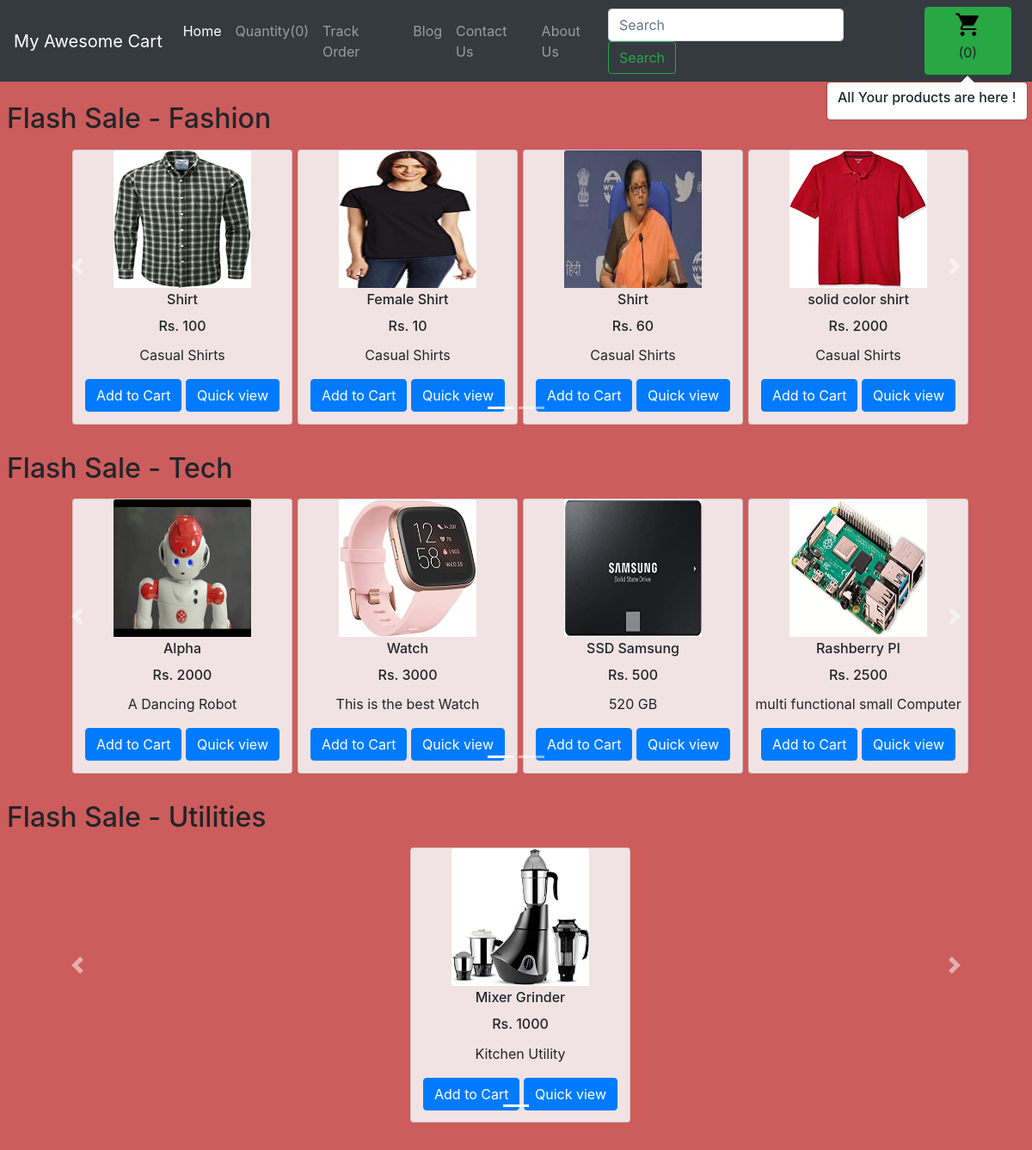
The app's page /shop/ with its own data.
### shop/models.py (models this page shows, shortened)
class Product(models.Model):
    product_id = models.AutoField
    product_name= models.CharField(max_length=50)
    category= models.CharField(max_length=50, default="")
    subcategory= models.CharField(max_length=50, default="")
    price =models.IntegerField(default=0)
    desc = models.CharField(max_length=300)
    pub_date =models.DateField()
    image= models.ImageField(upload_to ="shop/images",default="")

### shop/views.py (the view)
# urls.py: path('', views.index, name="bloghome"),
def index(request):
    allprods = []
    catprods = Product.objects.values('category', 'id')
    cats = {item['category'] for item in catprods}
    for cat in cats:
        prod = Product.objects.filter(category=cat)
        n = len(prod)
        nSlides = n//4 + ceil((n/4)-(n//4))
        range1 = range(1, nSlides)
        allprods.append([prod, range1, nSlides])
    params = {'allprods': allprods}
    return render(request, 'shop/index.html', params)

### shop/templates/shop/index.html (shortened to what this page needs)
{% extends 'shop/basic.html' %}
{% block css %}
{% load static %}
<link rel="stylesheet" href='{% static "shop/a_index_style.css" %}'>
{% endblock %}
{% block body%}
{% load static %}
{% for product, range1, nslides in allprods %}
<div class="row, my-4">
  <div id="carouselExampleIndicators{{forloop.counter}}" class="carousel slide" data-ride="carousel">
    <ol class="carousel-indicators">
      <li  data-slide-to="0" class="active"></li>
      {% for i in range1 %}
      <li data-target="#carouselExampleIndicators{{forloop.parentloop.counter}}" data-slide-to="{{i}}"></li>
      {% endfor %}
    </ol>
    <h2 class=" mx-2">Flash Sale - {{product.0.category}}</h2>
    <div class="carousel-inner">
      <div class="carousel-item active">
        <div class="container-fluid a_flex mr-3">
          <div class="card a_block" ">
          <img src=" /media/{{product.0.image}}" class="card-img-top a_card_img" alt="..." />
          <div class="card-body">
            <h6 class="card-title" id = "namepr{{product.0.id}}">{{product.0.product_name}}</h6>
            <h6 class="card-title" id = "pricepr{{product.0.id}}">Rs. {{product.0.price}}</h6>
            <p class="card-text">
              {{product.0.desc}}
            </p>
            <span id='divpr{{product.0.id}}' class="divpr">
              <button id="pr{{product.0.id}}" class="btn btn-primary text-wrap cart">Add to Cart</button>
            </span>
            <a href="/shop/product/{{product.0.id}}"> <button id="pv{{product.0.id}}"
                class="btn btn-primary text-wrap cart">Quick view</button></a>
          </div>
        </div>
        {% for i in product|slice:"1:" %}
        <div class="card a_block">
          <img src="/media/{{i.image}}" class="card-img-top a_card_img" alt="..." />
          <div class="card-body">
            <h6 class="card-title" id = "namepr{{i.id}}">{{i.product_name}}</h6>
            <h6 class="card-title" id = "pricepr{{i.id}}">Rs. {{i.price}}</h6><p class="card-text">
              {{i.desc}}
            </p>
            <span id='divpr{{i.id}}' class="divpr">
              <button id="pr{{i.id}}" class="btn btn-primary text-wrap cart">Add to Cart</button>
            </span>
            <a href="/shop/product/{{i.id}}"> <button id="pv{{i.id}}" class="btn btn-primary text-wrap cart">Quick
                view</button></a>
          </div>
        </div>
        {% if forloop.counter|add:1|divisibleby:4 and forloop.counter > 0 and not forloop.last %}
      </div>
    </div>
    <div class="carousel-item">
      <div class="container-fluid a_flex mr-3">
        {% endif %}
        {% endfor %}
      </div>
    </div>
  </div>
  <a class="carousel-control-prev" href="#carouselExampleIndicators{{forloop.counter}}" role="button" data-slide="prev">
    <span class="carousel-control-prev-icon" aria-hidden="true"></span>
  </a>
  <a class="carousel-control-next" href="#carouselExampleIndicators{{forloop.counter}}" role="button" data-slide="next">
    <span class="carousel-control-next-icon" aria-hidden="true"></span>
  </a>
</div>
</div>
{% endfor %}
{% endblock body %}

### shop/templates/shop/basic.html (shortened to what this page needs)
<!DOCTYPE html>
<html lang="en">
<head>
  <link rel="stylesheet" href="https://stackpath.bootstrapcdn.com/bootstrap/4.2.1/css/bootstrap.min.css">
  {% load static %} {% block css %} {% endblock %}
</head>
<body>
  {% load static %}
  <nav class="navbar navbar-expand-lg navbar-dark bg-dark">
    <a class="navbar-brand" href="/shop">My Awesome Cart</a>
    <div class="collapse navbar-collapse" id="navbarSupportedContent">
      <ul class="navbar-nav mr-auto">
        <li class="nav-item active">
          <a class="nav-link" href="/shop">Home <span class="sr-only">(current)</span></a>
        </li>
        <li class="nav-item">
          <a class="nav-link" id="total_cart" href="#">Quantity(0)</a>
        </li>
        <li class="nav-item   ">
          <a class="nav-link"  href="/shop/tracker" >Track Order</a>
        </li>
        <li class="nav-item">
          <a class="nav-link"  href="/blog/">Blog</a>
        </li>
        <li class="nav-item">
          <a class="nav-link"  href="/shop/contact">Contact Us</a>
        </li>
        <li class="nav-item">
          <a class="nav-link"  href="/shop/about">About Us</a>
        </li>
      </ul>
      <form method='get' action='/shop/search/' class="form-inline my-2 my-lg-0">
        <input class="form-control mr-sm-2" name='search' id='search'  placeholder="Search" aria-label="Search" />
        <button class="btn btn-outline-success my-2 my-sm-0" type="submit">
          Search
        </button>
      </form>
    </div>
      <button type="button" id ="popcart"class="btn btn-success mx-2" data-container="body" sanitiza='false'data-html="true" data-toggle="popover"
        data-placement="bottom" data-content="">
        <a href="#"><img src="{% static "/shop/cart1.png" %}" alt="Cart"><span class="btn" id="cart_len">(0)</span></a>
      </button>
  </nav>
  {% block body %}{% endblock %}
</body>
</html>

### shop/static/shop/a_index_style.css (style rules this page uses)
body { background-color:indianred; }
.card-body { padding:0.25rem; }
.a_flex { display: flex; flex-direction: row; margin:5px; justify-content: center; flex-wrap: wrap; }
.a_block { display:block; margin: 3px; width: 50px; background-color: rgb(241, 227, 227); text-align: center; }
.a_block p { overflow: hidden; text-overflow: ellipsis; }
.card { width: 16rem; height: 20rem; }
.a_card_img { width:10rem; height:10rem; justify-content: center; }

### records on screen
Product: category "Fashion", image (picture), product_name "Shirt", price "100", desc "Casual Shirts"
Product: image (picture), product_name "Female Shirt", price "10", desc "Casual Shirts"
Product: image (picture), product_name "Shirt", price "60", desc "Casual Shirts"
Product: image (picture), product_name "solid color shirt", price "2000", desc "Casual Shirts"
Product: category "Tech", image (picture), product_name "Alpha", price "2000", desc "A Dancing Robot"
Product: image (picture), product_name "Watch", price "3000", desc "This is the best Watch"
Product: image (picture), product_name "SSD Samsung", price "500", desc "520 GB"
Product: image (picture), product_name "Rashberry PI", price "2500", desc "multi functional small Computer"
Product: category "Utilities", image (picture), product_name "Mixer Grinder", price "1000", desc "Kitchen Utility"
